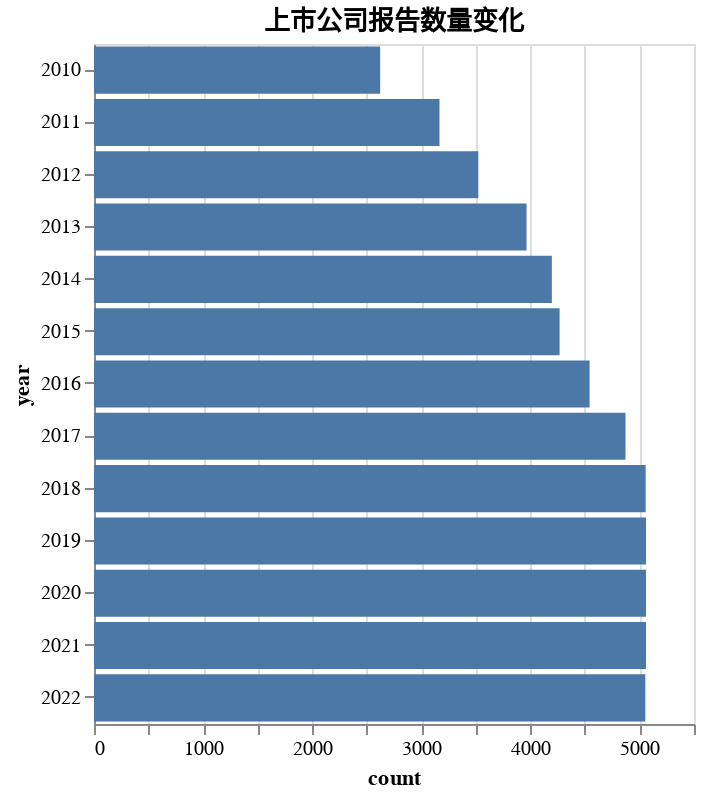

The notebook cell saved with this chart:
### Markdown cell above
## 利润构成-利润变化的驱动因素
- 上市公司上市当年的利润记为新增上市公司驱动的利润，象是给整个池子注入资本。
- 上市公司上市后第二年的利润增长做为池子本身的利润增长驱动。
- 上市公司的利润增长是不是IPO的因素更重要呢？
- 由于没有删除上市前数据，所以这个分析应该没有参考性。
- 只是用来和删除了的对比一下，这块差别较大。但似乎也没有影响基本结论。

### Code cell
alt.Chart(profit_quant).mark_bar().encode(
    alt.X('count:Q').axis(format='.0f'),
    alt.Y('year:O')
).properties(
    title = '上市公司报告数量变化',
    width = 'container',
    height = 340
)

### Figure 1 — Vega-Lite specification as saved in the notebook (floating-point values rounded to 4 significant figures)
{"config": {"view": {"continuousWidth": 300, "continuousHeight": 300}}, "data": {"name": "data-93f31909e11aca97ef4b61f3ca222164"}, "mark": {"type": "bar"}, "encoding": {"x": {"axis": {"format": ".0f"}, "field": "count", "type": "quantitative"}, "y": {"field": "year", "type": "ordinal"}}, "height": 340, "title": "上市公司报告数量变化", "width": "container", "$schema": "https://vega.github.io/schema/vega-lite/v5.8.0.json", "datasets": {"data-93f31909e11aca97ef4b61f3ca222164": [{"year": 2010, "mean": 703600000.0, "median": 83080000.0, "idxmin": 5377, "idxmax": 3297, "count": 2623}, {"year": 2011, "mean": 711400000.0, "median": 76690000.0, "idxmin": 3181, "idxmax": 3298, "count": 3167}, {"year": 2012, "mean": 616100000.0, "median": 65380000.0, "idxmin": 3182, "idxmax": 3299, "count": 3523}, {"year": 2013, "mean": 632700000.0, "median": 60660000.0, "idxmin": 23109, "idxmax": 3300, "count": 3965}, {"year": 2014, "mean": 657500000.0, "median": 62680000.0, "idxmin": 19068, "idxmax": 3301, "count": 4197}, {"year": 2015, "mean": 675800000.0, "median": 67170000.0, "idxmin": 27258, "idxmax": 3302, "count": 4268}, {"year": 2016, "mean": 676800000.0, "median": 84090000.0, "idxmin": 3524, "idxmax": 3303, "count": 4543}, {"year": 2017, "mean": 761600000.0, "median": 91910000.0, "idxmin": 3525, "idxmax": 3304, "count": 4872}, {"year": 2018, "mean": 778600000.0, "median": 91810000.0, "idxmin": 18084, "idxmax": 3305, "count": 5057}, {"year": 2019, "mean": 836000000.0, "median": 99880000.0, "idxmin": 22920, "idxmax": 3306, "count": 5060}, {"year": 2020, "mean": 853300000.0, "median": 111200000.0, "idxmin": 21972, "idxmax": 3307, "count": 5060}, {"year": 2021, "mean": 1016000000.0, "median": 122000000.0, "idxmin": 2414, "idxmax": 3308, "count": 5060}, {"year": 2022, "mean": 1026000000.0, "median": 106200000.0, "idxmin": 3387, "idxmax": 3309, "count": 5054}]}}
